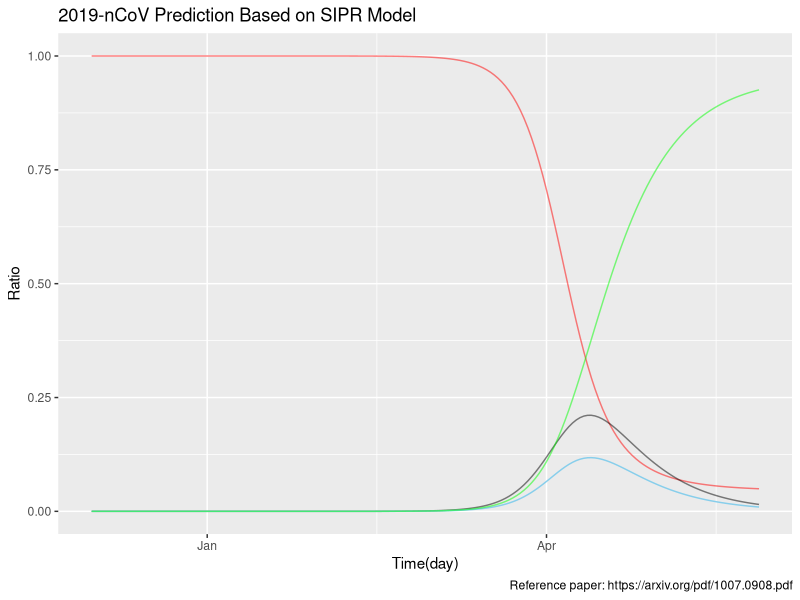

The R source for this figure:
## ---- chunk 1
library(lubridate)
library(magrittr)
library(ggplot2)
library(ggrepel)
## ---- chunk 2
# Initialization of parameters
start_time <- 0
end_time <- 180
delta_t <- 1
n <- ceiling(end_time - start_time) / delta_t
b <- 0.6489
nu_1 <- 0.0836
nu_2 <- 0.0794
beta <- 0.2586 

# differential equations of S
de.s <- function(beta, s, i, p) {
    return(-beta * (i + p) * s)
}
# differential equations of I
de.i <- function(b, beta, i, p, s, nu_1) {
    return(b * beta * (i + p) * s - nu_1 * i)    
}
# differential equations of P
de.p <- function(b, beta, i, p, s, nu_2) {
    return((1 - b) * beta * (i + p) * s - nu_2 *p)
}
# differential equations of R
de.r <- function(nu_1, nu_2, i, p) {
    return(nu_1 * i + nu_2 * p)
}

# SIPR Model
SIPR <- function(beta, b, nu_1, nu_2, n) {
    S <- rep(0, n)
    I <- rep(0, n)
    P <- rep(0, n)
    R <- rep(0, n)
    S[1] <- 1400000000.0
    I[1] <- 1.0 
    P[1] <- 0.0
    R[1] <- 0
    N <- S[1] + I[1] + P[1] + R[1]
    beta = beta / N
  
    total <- rep(0, n)
    total[1] <- N

    for (i in 2:n) {
        S[i] <- S[i-1] + de.s(beta, S[i-1], I[i-1], P[i-1]) * delta_t
        I[i] <- I[i-1] + de.i(b, beta, I[i-1], P[i-1], S[i-1], nu_1) * delta_t
        P[i] <- P[i-1] + de.p(b, beta, I[i-1], P[i-1], S[i-1], nu_2) * delta_t
        R[i] <- R[i-1] + de.r(nu_1, nu_2, I[i-1], P[i-1]) * delta_t
        total[i] <- S[i] + I[i] + P[i] + R[i]
    }
    df <- data.frame(Time = as_date(as_date("2019-12-01"):(as_date("2019-12-01")+(n-1))), S = S, I = I, P = P, R = R, N = total)
    return(df)
}

## ---- chunk 3
df <- SIPR(beta, b, nu_1, nu_2, n)
head(df)
## ---- chunk 4
df_sipr <- SIPR(beta, b, nu_1, nu_2, n)

gg <- df_sipr %>% ggplot() + 
    geom_line(aes(x = Time, y = S/N), color = "red",alpha=0.5) +
    geom_line(aes(x = Time, y = I/N), color = "black",alpha=0.5) + 
    geom_line(aes(x = Time, y = P/N), color = "skyblue") + 
    geom_line(aes(x = Time, y = R/N), color = "green",alpha=0.5) +
    theme(legend.title = element_text(size=12, color = "salmon", face="bold"),
           legend.justification=c(1,0),
           legend.position=c(0.95, 0.05),
           legend.background = element_blank(),
           legend.key = element_blank()) +
    labs(title="2019-nCoV Prediction Based on SIPR Model", caption = "Reference paper: https://arxiv.org/pdf/1007.0908.pdf", x = "Time(day)", y = "Ratio") 
gg
## ---- chunk 5
diff <- Sys.Date() - as_date("2019-12-01")
glue::glue("{Sys.Date()}感染者约有{ceiling(df_sipr$I[diff])}人, ", "另外超级传播者约有{ceiling(df_sipr$P[diff])}人")
df2 <- data.frame("时间"=df_sipr$Time[(diff-3):(diff+7)], "感染人数"=df_sipr$I[(diff-4):(diff+6)])
print(df2)
## ---- chunk 6
R0 = (1 - b) * beta / nu_2 + b * beta / nu_1
glue::glue("R0: {R0}")
